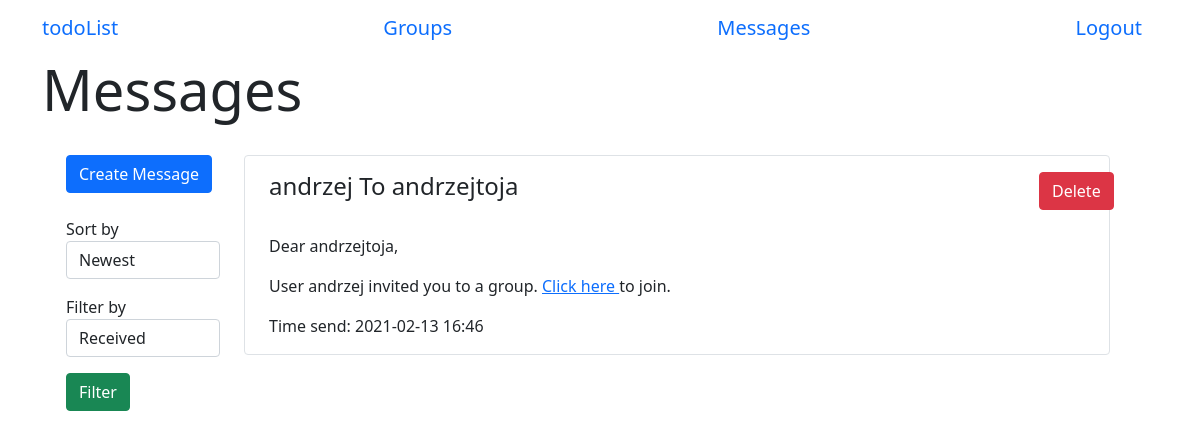
/messages (signed in), run on an earlier commit of the app's database.
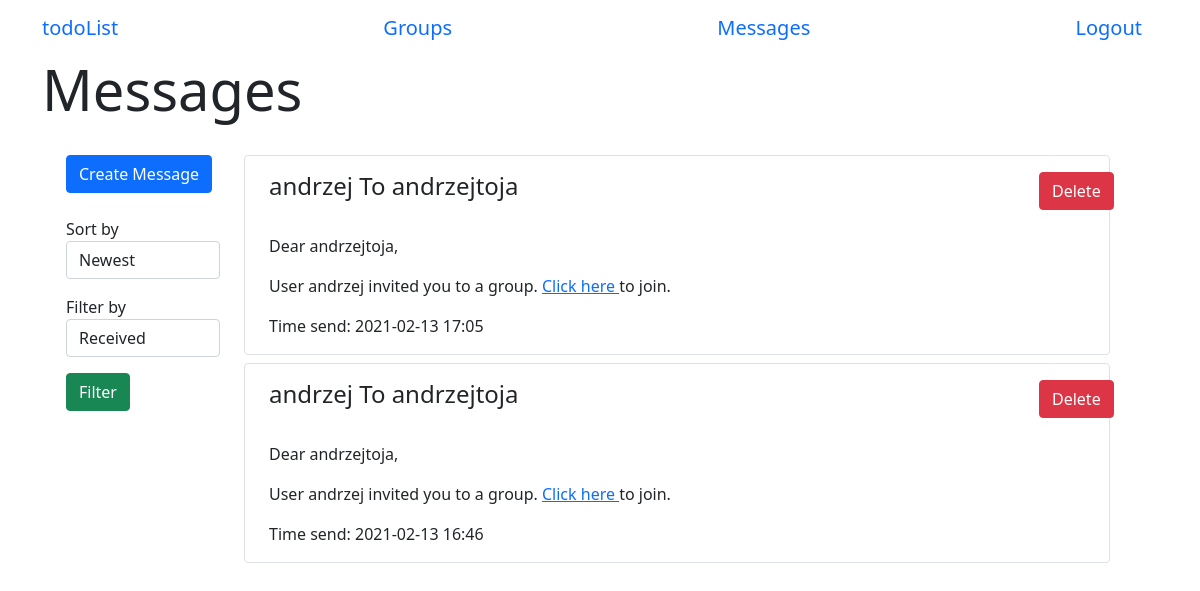
And on a later commit of the database.
### app/models.py (models this page shows, shortened)
class Message(db.Model):
    id = db.Column(db.Integer, primary_key=True)
    text = db.Column(db.String(500))
    timestamp = db.Column(db.DateTime, index=True, default=datetime.now())
    sender_id = db.Column(db.Integer, db.ForeignKey('user.id'))
    receiver_id = db.Column(db.Integer, db.ForeignKey('user.id'))

class User(UserMixin, db.Model):
    id = db.Column(db.Integer, primary_key=True)
    username = db.Column(db.String(64), index=True, unique=True)
    email = db.Column(db.String(64), index=True, unique=True)
    password_hash = db.Column(db.String(128))
    tasks = db.relationship('Task', backref='author', lazy='dynamic')
    sent_messages = db.relationship('Message', backref="sender", lazy='dynamic', foreign_keys='Message.sender_id')
    messages = db.relationship('Message', backref="receiver", lazy='dynamic', foreign_keys='Message.receiver_id')
    authenticated = db.Column(db.Boolean, index=True, default=False)
    groups = db.relationship(
        'Group',
        secondary=group_table,
        back_populates="users")
    def get_messages(self):
        return Message.query.filter_by(receiver_id=self.id).order_by(Message.timestamp.desc())

### app/routes.py (the view)
@login_required
@app.route('/messages', methods=['GET', 'POST'])
def messages():
    form = MessageFilterForm()
    msg = current_user.get_messages()
    if form.validate_on_submit():
        msg = current_user.get_messages_filtered(form.sort_by.data, form.filter_by.data)
    return render_template('messages.html', form=form, messages=msg)

### app/forms.py
class MessageFilterForm(FlaskForm):
    sort_by = SelectField('Sort by', choices=['Newest', 'Oldest'], validators=[])
    filter_by = SelectField('Filter by', choices=['Received', 'Sent', "All"], validators=[])
    submit = SubmitField('Filter')

### app/models.py (called while the page is built)
@login.user_loader
def load_user(id):
    return User.query.get(int(id))

### app/templates/messages.html (shortened to what this page needs)
{% extends 'base.html' %}
{% block start %}Messages{% endblock %}
{% block body %}
    <div class="container row">
        <div class="container col-2">
            <form class="col-4 form-temp mt-3" action="/create_message">
                <input type="submit" class="btn btn-primary btn-block" value='Create Message'></input>
            </form>
            <form action="" method="POST">
                <div>
                    <p class="mt-4">
                        {{ form.sort_by.label }}
                        {{ form.sort_by(class_="form-control") }}
                    </p>
                    <p>
                        {{ form.filter_by.label }}
                        {{ form.filter_by(class_="form-control") }}
                    </p>
                    <p>
                        {{ form.submit(class_="btn btn-success") }}
                    </p>
                </div>
            </form>
        </div>
        <div class="container col-10 mt-3">
            {% if messages %}
                {% for message in messages %}
                    <div class="container border rounded mb-2">
                        <div class="row mt-3">
                            <h4 class="col-11">{{ message.sender.username }} To {{ message.receiver.username }}</h4>
                            <form class="col-1 form-temp" action={{ "delete_message/" + message.id|string }}>
                                <input type="submit" class="btn btn-danger" value='Delete'></input>
                            </form>
                        </div>
                        <p class="mt-4">
                            {% autoescape false %}
                            {{ message.text }}
                            {% endautoescape %}
                        </p>
                        <p>Time send: {{ message.timestamp.strftime("%Y-%m-%d %H:%M") }}</p>
                    </div>
                {% endfor %}
            {% else %}
                <div class="container m-auto">
                    You have no messages!
                </div>
            {% endif %}
        </div>
    </div>
{% endblock %}

### app/templates/base.html (shortened to what this page needs)
<!DOCTYPE html>
<html lang="en">
<head>
    <link href="{{ url_for('static', filename='css/main.css') }}" rel="stylesheet">
    <link href="https://cdn.jsdelivr.net/npm/bootstrap@5.0.0-beta1/dist/css/bootstrap.min.css" rel="stylesheet">
    <link rel="stylesheet" href="https://cdnjs.cloudflare.com/ajax/libs/font-awesome/5.15.2/css/all.min.css" />
</head>
<body>
    <header class="site-header container">
        <nav class="navbar">
            <a class="navbar-brand" href="/menu">todoList</a>
            {% if current_user.is_authenticated %}
                <a class="navbar-brand" href="/groups">Groups</a>
                <a class="navbar-brand" href="/messages">Messages</a>
                <a class="navbar-brand" href="/logout">Logout</a>
            {% else %}
                <a class="navbar-brand" href="/register">Register</a>
            {% endif %}
        </nav>
    </header>
    <div class="container">
        <div class="page-header">
            <h1 class="display-4">{% block start %}{% endblock %}</h1>
        </div>
        {% block body %}{% endblock %}
    </div>
</body>
</html>

### app/static/css/main.css (style rules this page uses)
* { box-sizing: border-box }
body { font-family: 'Montserrat', sans-serif; overflow-y:scroll; }
.form-temp { display: flex; flex-direction: row; }

What changed in the data, as far as the page shows it:
added Message: sender.username "andrzej", receiver.username "andrzejtoja", text "Dear andrzejtoja, User andrzej invited you to a group. Click here to join.", timestamp "2021-02-13 17:05"
